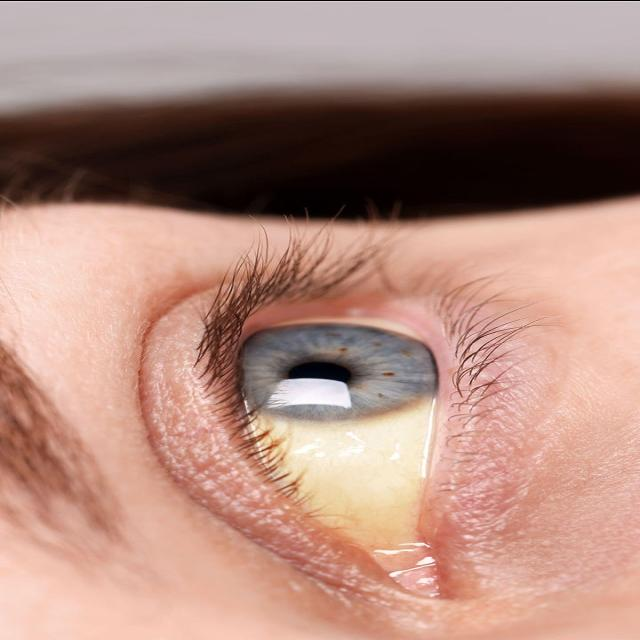
#> input picture dataset/normal/105914_jpg_width-0_jpg.rf.e792c8e82dcd89bf2c821e899eecb78e.jpg, 640 x 640 px
$ python train.py
#> lines starting #> are read from the running program, lines starting #| are printed output that depends on the picture; after the words box and inside, x2 and y2 are one past the last pixel; in counts of white or black regions, pixels touching at a corner belong together
#> further down, img is the input picture: shape (640, 640, 3); mean B, G, R 127.6, 139.7, 177.1
### utils.py
import cv2
import numpy as np

# -------------------------
# 1. IMAGE PREPROCESSING
# -------------------------

def resize_image(img, size=(256, 256)):
#> called with size = (256, 256)
    return cv2.resize(img, size)

def gray_world_white_balance(img):
    img = img.astype(np.float32)
#> img: shape (256, 256, 3) float32
    avg_b = np.mean(img[:,:,0])
#> avg_b = 127.7
    avg_g = np.mean(img[:,:,1])
#> avg_g = 139.8
    avg_r = np.mean(img[:,:,2])
#> avg_r = 177.2

    avg_gray = (avg_b + avg_g + avg_r) / 3
#> avg_gray = 148.2

    img[:,:,0] *= (avg_gray / avg_b)
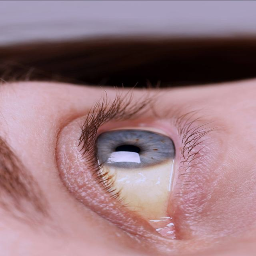
#> img: shape (256, 256, 3) float32; mean of channels 0, 1, 2 148.2, 139.8, 177.2; drawn with min black and max white
    img[:,:,1] *= (avg_gray / avg_g)
    img[:,:,2] *= (avg_gray / avg_r)
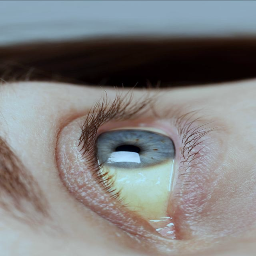
#> img: shape (256, 256, 3) float32; mean of channels 0, 1, 2 148.2, 148.2, 148.2; drawn with min black and max white

    return np.clip(img, 0, 255).astype(np.uint8)
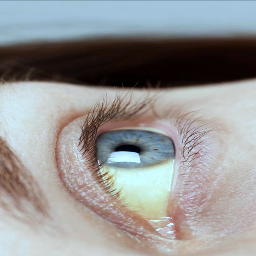
#> returned value: shape (256, 256, 3); mean of channels 0, 1, 2 147.6, 147.7, 147.7; drawn as B, G, R

# -------------------------
# 2. SCLERA SEGMENTATION
# -------------------------

def segment_sclera(img):
    hsv = cv2.cvtColor(img, cv2.COLOR_BGR2HSV)
#> hsv: shape (256, 256, 3); mean H, S, V 56.1, 58.6, 159.3

    # Sclera mask conditions
    lower = np.array([0, 0, 180])
    upper = np.array([180, 60, 255])

    mask = cv2.inRange(hsv, lower, upper)
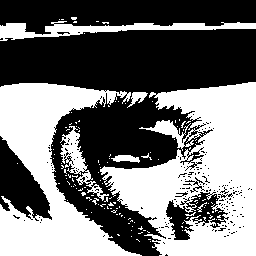
#> mask: shape (256, 256); 45.9% white; 131 white regions (122 under 20 px), largest, box (x1, y1, x2, y2) and area: (100, 82, 256, 256) 15447, (0, 83, 142, 256) 11046, (0, 21, 256, 41) 1905

    # Remove noise
    kernel = np.ones((3,3), np.uint8)
    mask = cv2.morphologyEx(mask, cv2.MORPH_OPEN, kernel)
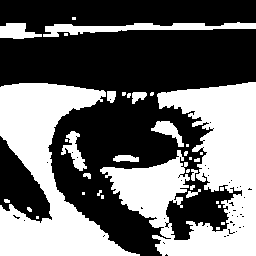
#> mask: shape (256, 256); 42.2% white; 36 white regions (22 under 20 px), largest, box (x1, y1, x2, y2) and area: (100, 82, 256, 256) 13610, (0, 83, 140, 256) 10628, (43, 22, 256, 37) 1360

    sclera = cv2.bitwise_and(img, img, mask=mask)
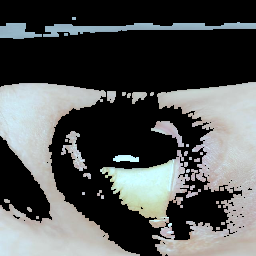
#> sclera: shape (256, 256, 3); mean B, G, R 83.6, 84, 81.4

    return sclera, mask

# -------------------------
# 3. FEATURE EXTRACTION
# -------------------------

def extract_features(img, mask):
    pixels = img[mask > 0]

    if len(pixels) == 0:
        return None

    # RGB
    r_mean = np.mean(pixels[:,2])
#> r_mean = 193
    g_mean = np.mean(pixels[:,1])
#> g_mean = 199.2
    b_mean = np.mean(pixels[:,0])
#> b_mean = 198.1

    rg_ratio = r_mean / (g_mean + 1e-6)
#> rg_ratio = 0.969

    # HSV
    hsv = cv2.cvtColor(img, cv2.COLOR_BGR2HSV)
    hsv_pixels = hsv[mask > 0]

    h_mean = np.mean(hsv_pixels[:,0])
#> h_mean = 70.13
    s_mean = np.mean(hsv_pixels[:,1])
#> s_mean = 19.1
    v_mean = np.mean(hsv_pixels[:,2])
#> v_mean = 203.9

    # Yellow hue range (20-40 degrees)
    yellow_hue_mask = (hsv_pixels[:,0] >= 20) & (hsv_pixels[:,0] <= 40)
    yellow_ratio = np.mean(yellow_hue_mask)
#> yellow_ratio = 0.104

    # LAB (CRITICAL FOR YELLOW)
    lab = cv2.cvtColor(img, cv2.COLOR_BGR2LAB)
#> lab: shape (256, 256, 3); mean of channels 0, 1, 2 153.3, 128.6, 128.4
    lab_pixels = lab[mask > 0]

    b_star_mean = np.mean(lab_pixels[:,2])   # yellow-blue axis
#> b_star_mean = 127.9
    b_star_std = np.std(lab_pixels[:,2])
#> b_star_std = 5.3

    # Yellow threshold ratio (b* > 110 = strong yellow sclera)
    yellow_pixels_ratio = np.mean(lab_pixels[:,2] > 110)
#> yellow_pixels_ratio = 1

    return [
        r_mean, g_mean, b_mean, rg_ratio,      # RGB
        h_mean, s_mean, v_mean, yellow_ratio,  # HSV + yellow hue
        b_star_mean, b_star_std, yellow_pixels_ratio  # LAB focused
    ]

### train.py
import os
import cv2
import numpy as np
import joblib
from sklearn.model_selection import train_test_split
from sklearn.preprocessing import StandardScaler
from sklearn.svm import SVC
from sklearn.metrics import classification_report, confusion_matrix, roc_auc_score
from utils import *

dataset_path = "dataset"

X = []
y = []

for label in ["normal", "jaundice"]:
    class_path = os.path.join(dataset_path, label)
    class_label = 0 if label == "normal" else 1

    for file in os.listdir(class_path):
        img_path = os.path.join(class_path, file)
        img = cv2.imread(img_path)

        img = resize_image(img)
        img = gray_world_white_balance(img)

        sclera, mask = segment_sclera(img)
        features = extract_features(img, mask)
#> features = [193, 199.2, 198.1, 0.969, 70.13, 19.1, 203.9, 0.104, 127.9, 5.3, 1]

        if features is not None:
            X.append(features)
            y.append(class_label)
#> pass 2 of the loop `for label in ["normal", "jaundice"]:`:
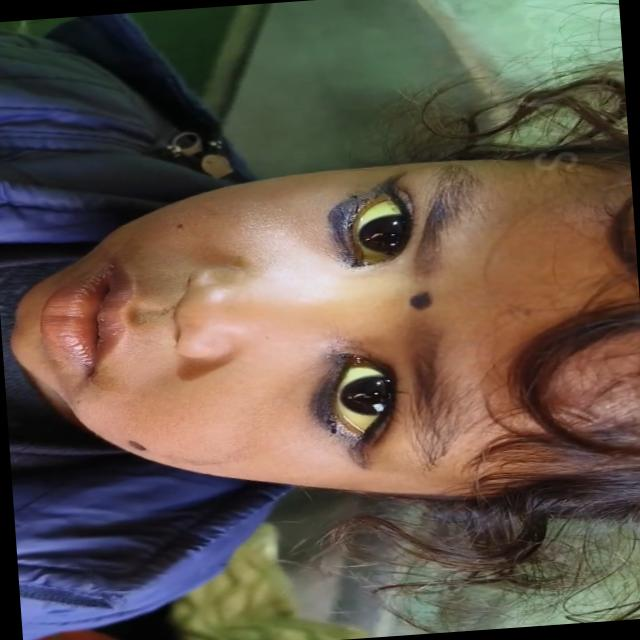
#> input picture dataset/jaundice/-jaundice-medicalshort_mp4-0004_jpg.rf.38345e0c1083fcc566cee1947b6c8088.jpg, 640 x 640 px
#> img is the input picture: shape (640, 640, 3); mean B, G, R 74.6, 86.8, 100.3
#> hsv: shape (256, 256, 3); mean H, S, V 67.2, 85.5, 103.7
#> in segment_sclera (call 2), `mask = cv2.inRange(hsv, lower, upper)`:
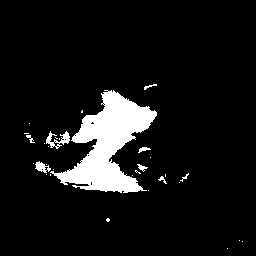
#> mask: shape (256, 256); 8.3% white; 31 white regions (22 under 20 px), largest, box (x1, y1, x2, y2) and area: (50, 90, 157, 193) 4884, (46, 131, 70, 149) 185, (35, 161, 51, 173) 101
#> in segment_sclera (call 2), `sclera = cv2.bitwise_and(img, img, mask=mask)`:
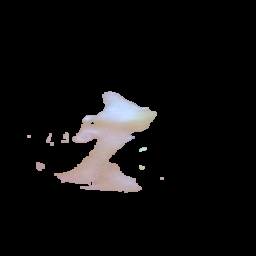
#> sclera: shape (256, 256, 3); mean B, G, R 13.9, 13.6, 14.6
#> lab: shape (256, 256, 3); mean of channels 0, 1, 2 92.7, 129.3, 128.4
#> features = [190.1, 177.1, 180.8, 1.07, 81.62, 34.5, 197.9, 0.0343, 128, 8.5, 0.948]

X = np.array(X)
y = np.array(y)

# Split
X_train, X_test, y_train, y_test = train_test_split(
    X, y, test_size=0.2,  random_state=42
)

# Standardization
scaler = StandardScaler()
X_train = scaler.fit_transform(X_train)
X_test = scaler.transform(X_test)

# SVM Model
model = SVC(kernel="rbf", probability=True, class_weight="balanced")
model.fit(X_train, y_train)

# Evaluation
y_pred = model.predict(X_test)
y_prob = model.predict_proba(X_test)[:,1]

print(classification_report(y_test, y_pred))
print("Confusion Matrix:\n", confusion_matrix(y_test, y_pred))
print("ROC-AUC:", roc_auc_score(y_test, y_prob))

# Save model
joblib.dump(model, "models/svm_model.pkl")
joblib.dump(scaler, "models/scaler.pkl")

print("Model saved successfully.")
